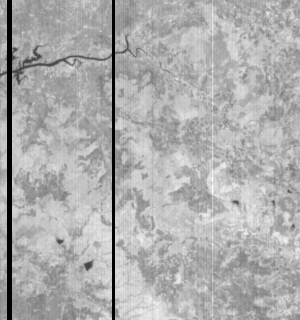
#> input picture testing/testing_complete/veri/c____0_13.tif, 300 x 320 px, found by its file name; its folder holds only this picture in this run
$ python cv.py
#> lines starting #> are read from the running program, lines starting #| are printed output that depends on the picture
#> further down, img is the input picture: PIL image 300x320 I;16; min 0, max 1184, mean 807.8
import numpy as np
import cv2 as cv
from PIL import Image
import os
import timeit
start = timeit.default_timer()
from tifffile import imsave

# [9 lines of commented-out code are left out]

def array_to_jpg_image(f):
    l=(f*(255/4095))//1
    gray=np.uint8(l)
    im = Image.fromarray(gray)
    return im

def mask_t(l,flag,t):
#> called with flag = 0, t = 300
    d=l.shape
#> d = (320, 300)
    k= np.zeros(d,dtype=np.uint8)
    if flag == 0:
        temp=np.where(l<=t)
#> temp = 2560 positions, rows 0 to 319, columns 7 to 114
        k[temp]=255
    elif flag == 1:
        temp=np.where(l>=t)
        k[temp]=255
    return k

def correrct(l,mask,mode=0):
#> called with mode = 0
    if mode==0:
        dst=cv.inpaint(l,mask,3,cv.INPAINT_NS)
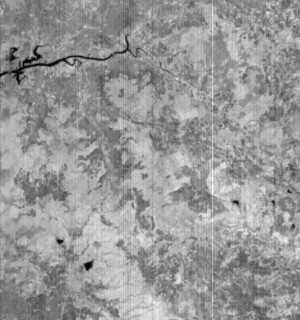
#> dst: shape (320, 300) uint16; min 306, max 1184, mean 829.5; drawn with min black and max white
    if mode==1:
        dst=cv.inpaint(l,mask,3,cv.INPAINT_TELEA)
    return dst


f="veri/"

for _ in os.listdir(f):

    img = Image.open(f+_)
    l = np.array(img)
    inpaint_arr = correrct(l,mask_t(l,0,300))
    imsave("corr_vert/"+_,inpaint_arr)

    array_to_jpg_image(inpaint_arr).save("corr_vert/jpg/"+_[:-4]+".jpg")
#> in array_to_jpg_image, `gray=np.uint8(l)`:
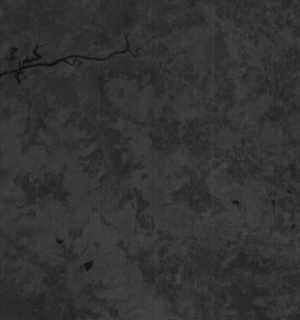
#> gray: shape (320, 300); min 19, max 73, mean 51.2


stop = timeit.default_timer()
print('Time: ', stop - start)

$ run again, on testing/testing_complete/veri/c____10_21.tif
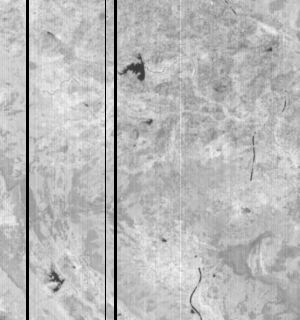
#> input picture testing/testing_complete/veri/c____10_21.tif, 300 x 320 px, found by its file name
#> img is the input picture: PIL image 300x320 I;16; min 0, max 1424, mean 1033.2
#> temp = 2240 positions, rows 0 to 319, columns 26 to 116
#> in correrct, `dst=cv.inpaint(l,mask,3,cv.INPAINT_NS)`:
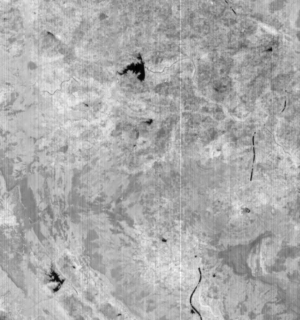
#> dst: shape (320, 300) uint16; min 310, max 1424, mean 1058.3; drawn with min black and max white
#> in array_to_jpg_image, `gray=np.uint8(l)`:
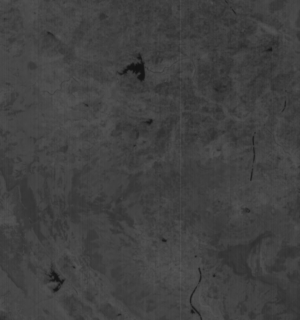
#> gray: shape (320, 300); min 19, max 88, mean 65.4

$ run again, on testing/testing_complete/veri/c____10_9.tif
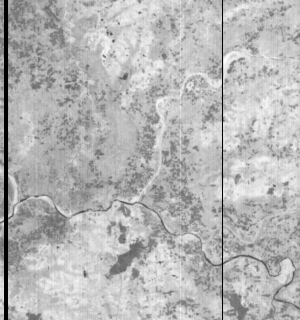
#> input picture testing/testing_complete/veri/c____10_9.tif, 300 x 320 px, found by its file name
#> img is the input picture: PIL image 300x320 I;16; min 0, max 1488, mean 1062.5
#> temp = 1600 positions, rows 0 to 319, columns 4 to 222
#> in correrct, `dst=cv.inpaint(l,mask,3,cv.INPAINT_NS)`:
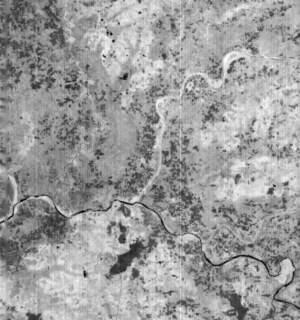
#> dst: shape (320, 300) uint16; min 427, max 1488, mean 1078.9; drawn with min black and max white
#> in array_to_jpg_image, `gray=np.uint8(l)`:
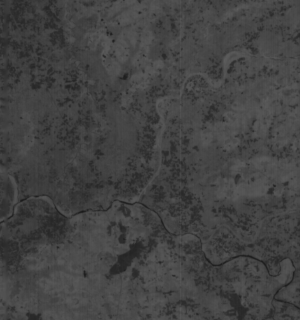
#> gray: shape (320, 300); min 26, max 92, mean 66.7

$ run again, on testing/testing_complete/veri/c____11_24.tif
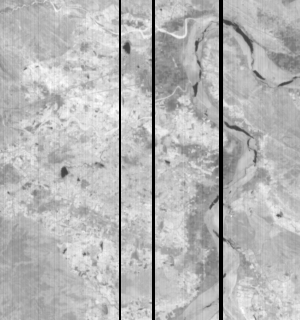
#> input picture testing/testing_complete/veri/c____11_24.tif, 300 x 320 px, found by its file name
#> img is the input picture: PIL image 300x320 I;16; min 0, max 1492, mean 1061.5
#> temp = 2880 positions, rows 0 to 319, columns 119 to 222
#> in correrct, `dst=cv.inpaint(l,mask,3,cv.INPAINT_NS)`:
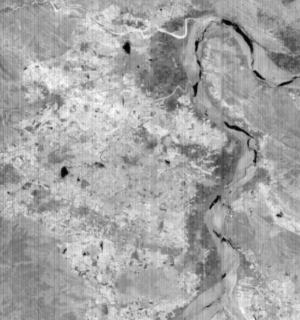
#> dst: shape (320, 300) uint16; min 365, max 1492, mean 1093.7; drawn with min black and max white
#> in array_to_jpg_image, `gray=np.uint8(l)`:
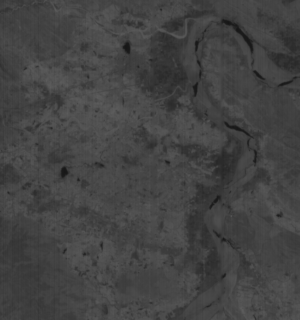
#> gray: shape (320, 300); min 22, max 92, mean 67.6

$ run again, on testing/testing_complete/veri/c____0_19.tif
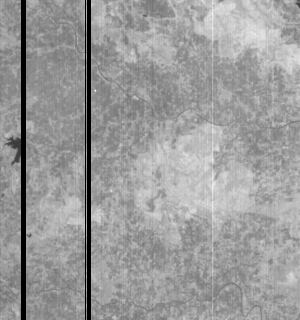
#> input picture testing/testing_complete/veri/c____0_19.tif, 300 x 320 px, found by its file name
#> img is the input picture: PIL image 300x320 I;16; min 0, max 1279, mean 780
#> temp = 3208 positions, rows 0 to 319, columns 15 to 90
#> in correrct, `dst=cv.inpaint(l,mask,3,cv.INPAINT_NS)`:
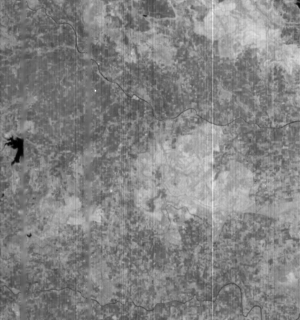
#> dst: shape (320, 300) uint16; min 301, max 1279, mean 805.2; drawn with min black and max white
#> in array_to_jpg_image, `gray=np.uint8(l)`:
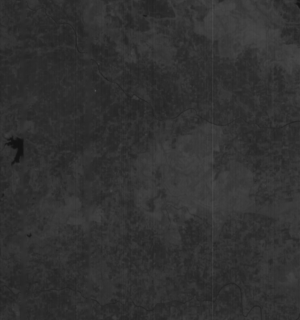
#> gray: shape (320, 300); min 18, max 79, mean 49.6
